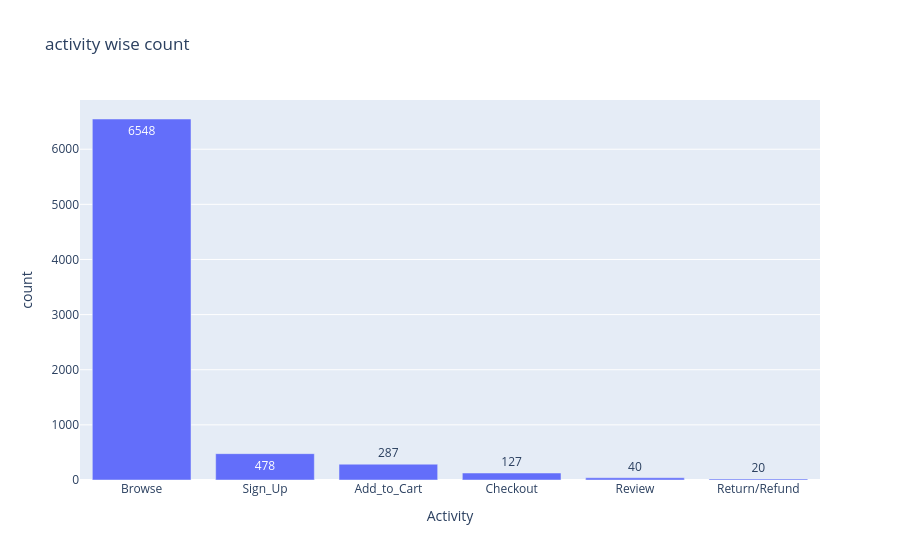

Here is the notebook cell this chart was saved with:
### Code cell
fig= px.bar(data_frame=q6,x='Activity',y='count',text='count',title='activity wise count')
fig.show()

### Figure 1 — Plotly figure (JSON) as saved in the notebook; plotly's stock layout.template omitted (floating-point values rounded to 4 significant figures)
{"data": [{"alignmentgroup": "True", "hovertemplate": "Activity=%{x}<br>count=%{text}<extra></extra>", "legendgroup": "", "marker": {"color": "#636efa", "pattern": {"shape": ""}}, "name": "", "offsetgroup": "", "orientation": "v", "showlegend": false, "text": [6548, 478, 287, 127, 40, 20], "textposition": "auto", "type": "bar", "x": ["Browse", "Sign_Up", "Add_to_Cart", "Checkout", "Review", "Return/Refund"], "xaxis": "x", "y": [6548, 478, 287, 127, 40, 20], "yaxis": "y"}], "layout": {"barmode": "relative", "legend": {"tracegroupgap": 0}, "title": {"text": "activity wise count"}, "xaxis": {"anchor": "y", "domain": [0, 1], "title": {"text": "Activity"}}, "yaxis": {"anchor": "x", "domain": [0, 1], "title": {"text": "count"}}}}
